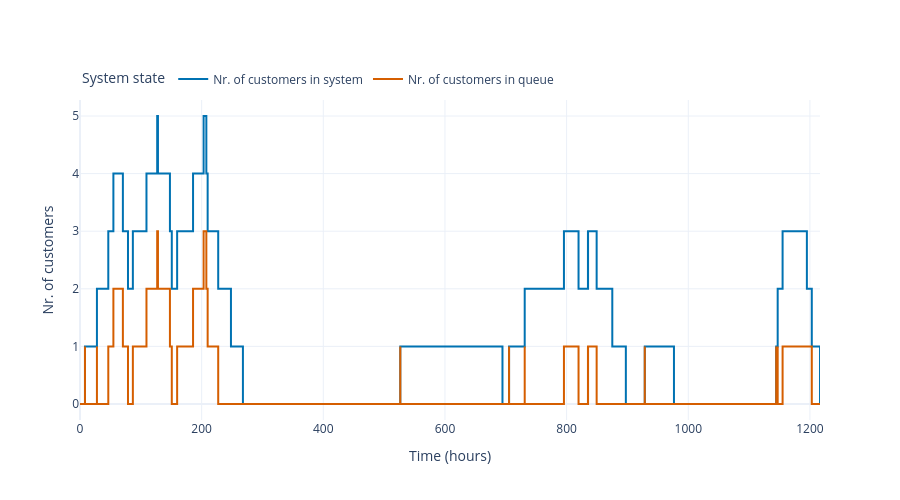

The notebook cell this image was saved under:
### Code cell
sim.plot_system_state()

### Figure 1 — Plotly figure (JSON) as saved in the notebook; plotly's stock layout.template omitted (floating-point values rounded to 4 significant figures)
{"data": [{"hovertemplate": "Time: %{x:.2f} h<br>Nr. of customers in system: %{y}<extra></extra>", "line": {"color": "#0072B2", "shape": "hv"}, "mode": "lines", "name": "Nr. of customers in system", "type": "scatter", "x": [0.0, 8.163, 8.163, 27.84, 27.84, 46.5, 54.9, 70.5, 78.9, 86.9, 109.3, 126.9, 128.2, 128.2, 147.8, 147.8, 150.9, 159.7, 185.9, 203.2, 207.7, 209.9, 227.2, 248.2, 267.8, 526.5, 526.5, 694.5, 705.4, 705.4, 731.1, 731.1, 795.6, 819.6, 835.1, 835.1, 835.3, 849.4, 849.4, 875.1, 897.4, 928.5, 928.5, 976.5, 1145.0, 1145.0, 1147.0, 1147.0, 1155.0, 1195.0, 1203.0, 1217.0], "y": [0, 1, 1, 2, 2, 3, 4, 3, 2, 3, 4, 5, 4, 4, 3, 3, 2, 3, 4, 5, 4, 3, 2, 1, 0, 1, 1, 0, 1, 1, 2, 2, 3, 2, 3, 2, 3, 2, 2, 1, 0, 1, 1, 0, 1, 1, 2, 2, 3, 2, 1, 0]}, {"hovertemplate": "Time: %{x:.2f} h<br>Nr. of customers in queue: %{y}<extra></extra>", "line": {"color": "#D55E00", "shape": "hv"}, "mode": "lines", "name": "Nr. of customers in queue", "type": "scatter", "x": [0.0, 8.163, 8.163, 27.84, 27.84, 46.5, 54.9, 70.5, 78.9, 86.9, 109.3, 126.9, 128.2, 128.2, 147.8, 147.8, 150.9, 159.7, 185.9, 203.2, 207.7, 209.9, 227.2, 248.2, 267.8, 526.5, 526.5, 694.5, 705.4, 705.4, 731.1, 731.1, 795.6, 819.6, 835.1, 835.1, 835.3, 849.4, 849.4, 875.1, 897.4, 928.5, 928.5, 976.5, 1145.0, 1145.0, 1147.0, 1147.0, 1155.0, 1195.0, 1203.0, 1217.0], "y": [0, 1, 0, 1, 0, 1, 2, 1, 0, 1, 2, 3, 3, 2, 2, 1, 0, 1, 2, 3, 2, 1, 0, 0, 0, 1, 0, 0, 1, 0, 1, 0, 1, 0, 1, 0, 1, 1, 0, 0, 0, 1, 0, 0, 1, 0, 1, 0, 1, 1, 0, 0]}], "layout": {"height": 500, "legend": {"orientation": "h", "title": {"text": "System state"}, "x": 0, "xanchor": "left", "y": 1.02, "yanchor": "bottom"}, "xaxis": {"title": {"text": "Time (hours)"}}, "yaxis": {"title": {"text": "Nr. of customers"}}}}
